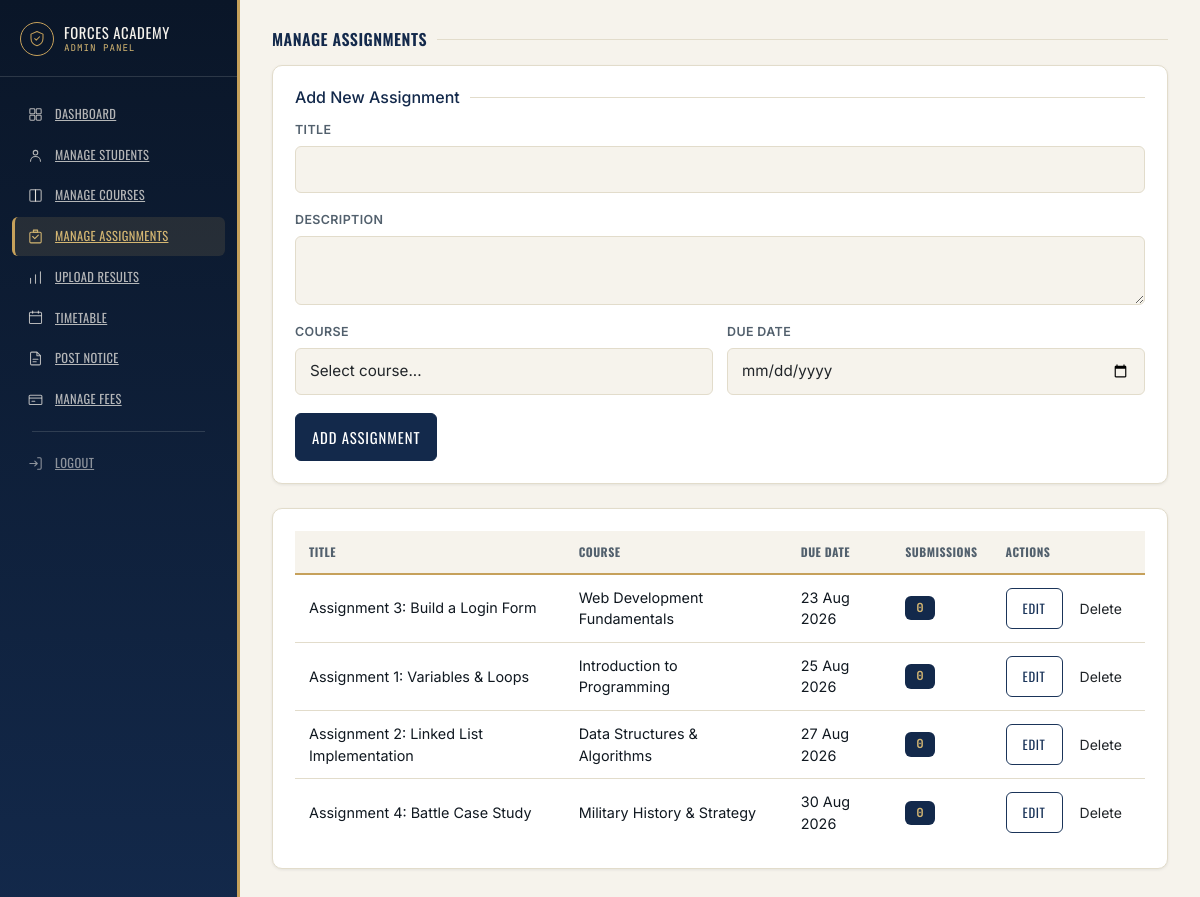
Page /admin/assignments.php (signed in) on the committed database.
### tables this page shows
CREATE TABLE IF NOT EXISTS assignments (
    id INT AUTO_INCREMENT PRIMARY KEY,
    title VARCHAR(200) NOT NULL,
    description TEXT,
    course_id INT NOT NULL,
    due_date DATE,
    created_at TIMESTAMP DEFAULT CURRENT_TIMESTAMP,
    FOREIGN KEY (course_id) REFERENCES courses(id) ON DELETE CASCADE
);

CREATE TABLE IF NOT EXISTS courses (
    id INT AUTO_INCREMENT PRIMARY KEY,
    course_name VARCHAR(150) NOT NULL,
    description TEXT,
    teacher_name VARCHAR(100),
    created_at TIMESTAMP DEFAULT CURRENT_TIMESTAMP
);

### admin/assignments.php (the view, shortened to what this page needs)
<?php
$courses = [];
$result = mysqli_query($conn, "SELECT id, course_name FROM courses ORDER BY course_name ASC");
if ($result) {
    while ($row = mysqli_fetch_assoc($result)) {
        $courses[] = $row;
    }
}
$sql = "SELECT a.id, a.title, a.description, a.due_date, c.course_name,
               (SELECT COUNT(*) FROM submissions sub WHERE sub.assignment_id = a.id) AS submission_count
        FROM assignments a
        JOIN courses c ON a.course_id = c.id
        ORDER BY a.due_date ASC";
$result = mysqli_query($conn, $sql);
$assignments = [];
if ($result) {
    while ($row = mysqli_fetch_assoc($result)) {
        $assignments[] = $row;
    }
}
?>
<!DOCTYPE html>
<html lang="en">
<head>
    <link href="https://cdn.jsdelivr.net/npm/bootstrap@5.3.7/dist/css/bootstrap.min.css" rel="stylesheet">
    <link rel="stylesheet" href="../css/style.css">
</head>
<body>
<div class="fa-shell">
    <?php include 'includes/sidebar.php'; ?>
    <main class="fa-main">
        <h3 class="fa-section-title">Manage Assignments</h3>
        <?php if (empty($courses)): ?>
            <div class="alert fa-alert fa-alert-danger mb-3">
                You need to add at least one course before you can create assignments.
                <a href="courses.php">Add a course first &rarr;</a>
            </div>
        <?php else: ?>
        <div class="fa-panel mb-4">
            <h5 class="fa-section-title" style="margin-bottom: 14px;">Add New Assignment</h5>
            <form action="actions/save_assignment.php" method="POST">
                <div class="fa-field">
                    <label>Title</label>
                    <input type="text" name="title" class="form-control fa-input" required>
                </div>
                <div class="fa-field">
                    <label>Description</label>
                    <textarea name="description" class="form-control fa-input" rows="2" required></textarea>
                </div>
                <div class="fa-row-2">
                    <div class="fa-field">
                        <label>Course</label>
                        <select name="course_id" class="form-control fa-input" required>
                            <option value="">Select course...</option>
                        </select>
                    </div>
                    <div class="fa-field">
                        <label>Due Date</label>
                        <input type="date" name="due_date" class="form-control fa-input" required>
                    </div>
                </div>
                <button type="submit" class="btn fa-btn-primary">Add Assignment</button>
            </form>
        </div>
        <?php endif; ?>
        <?php if (empty($assignments)): ?>
            <div class="fa-panel fa-empty-state">
                <h5 style="font-family: var(--font-display); text-transform: uppercase; color: var(--navy-800);">No assignments posted yet</h5>
            </div>
        <?php else: ?>
            <div class="fa-panel">
                <div class="table-responsive">
                    <table class="table fa-results-table align-middle mb-0">
                        <thead>
                            <tr>
                                <th>Title</th>
                                <th>Course</th>
                                <th>Due Date</th>
                                <th>Submissions</th>
                                <th>Actions</th>
                            </tr>
                        </thead>
                        <tbody>
                            <?php foreach ($assignments as $a): ?>
                                <tr>
                                    <td><?php echo htmlspecialchars($a['title']); ?></td>
                                    <td><?php echo htmlspecialchars($a['course_name']); ?></td>
                                    <td><?php echo date("d M Y", strtotime($a['due_date'])); ?></td>
                                    <td><span class="badge fa-badge-grade"><?php echo (int) $a['submission_count']; ?></span></td>
                                    <td>
                                        <div class="d-flex gap-2">
                                            <a href="edit_assignment.php?id=<?php echo $a['id']; ?>" class="btn btn-sm fa-btn-outline">Edit</a>
                                            <button type="button"
                                                    class="btn btn-sm fa-btn-danger"
                                                    data-bs-toggle="modal"
                                                    data-bs-target="#deleteModal"
                                                    data-assignment-id="<?php echo $a['id']; ?>"
                                                    data-assignment-title="<?php echo htmlspecialchars($a['title']); ?>">
                                                Delete
                                            </button>
                                        </div>
                                    </td>
                                </tr>
                            <?php endforeach; ?>
                        </tbody>
                    </table>
                </div>
            </div>
        <?php endif; ?>
    </main>
</div>
</body>
</html>

### css/style.css (style rules this page uses)
:root { --navy-950: #0a1628; --navy-800: #13294b; --navy-700: #1a3459; --navy-600: #1f3f66; --brass-400: #d4b672; --brass-500: #c6a15b; --brass-600: #b08d3e; --parchment-50: #f6f3ec; --parchment-100: #efe9db; --ink-900: #101820; --slate-600: #52606d; --slate-400: #8a97a3; --hairline: #e2dccb; --success-600: #2f6f4e; --success-50: #eaf4ee; --danger-600: #a6303b; --danger-50: #fbeaec; --font-display: 'Oswald', 'Arial Narrow', sans-serif; --font-body: 'Inter', -apple-system, BlinkMacSystemFont, 'Segoe UI', sans-serif; --font-mono: 'JetBrains Mono', 'SFMono-Regular', Consolas, monospace; --radius-sm: 6px; --radius-md: 10px; --radius-lg: 16px; --shadow-card: 0 1px 2px rgba(10, 22, 40, 0.06), 0 12px 32px -12px rgba(10, 22, 40, 0.18); --shadow-soft: 0 1px 3px rgba(10, 22, 40, 0.08); --ease: cubic-bezier(0.2, 0.7, 0.3, 1); }
* { box-sizing: border-box; }
body { font-family: var(--font-body); color: var(--ink-900); background: var(--parchment-50); -webkit-font-smoothing: antialiased; }
h1, h2, h3, h4, .fa-display { font-family: var(--font-display); text-transform: uppercase; letter-spacing: 0.03em; font-weight: 600; }
a { color: var(--navy-700); }
.fa-field label { font-size: 0.78rem; font-weight: 600; letter-spacing: 0.03em; text-transform: uppercase; color: var(--slate-600); margin-bottom: 6px; display: block; }
.fa-field { margin-bottom: 18px; }
.form-control.fa-input { border: 1.5px solid var(--hairline); border-radius: var(--radius-sm); padding: 11px 14px; font-size: 0.95rem; background: var(--parchment-50); transition: border-color 0.15s var(--ease), box-shadow 0.15s var(--ease), background 0.15s var(--ease); }
.fa-row-2 { display: grid; grid-template-columns: 1fr 1fr; gap: 14px; }
.btn.fa-btn-primary { background: var(--navy-800); border: 1.5px solid var(--navy-800); color: #fff; font-family: var(--font-display); text-transform: uppercase; letter-spacing: 0.06em; font-size: 0.92rem; padding: 12px 16px; border-radius: var(--radius-sm); transition: background 0.15s var(--ease), transform 0.05s var(--ease), border-color 0.15s var(--ease); }
.fa-section-title { font-size: 1rem; color: var(--navy-800); margin: 0 0 16px; display: flex; align-items: center; gap: 10px; }
.fa-section-title::after { content: ""; flex: 1; height: 1px; background: var(--hairline); }
.fa-shell { display: flex; min-height: 100vh; }
.fa-main { margin-left: 240px; width: calc(100% - 240px); padding: 30px 32px 56px; }
.fa-panel { background: #fff; border: 1px solid var(--hairline); border-radius: var(--radius-md); padding: 22px; box-shadow: var(--shadow-soft); }
.btn.fa-btn-outline { background: transparent; border: 1.5px solid var(--navy-700); color: var(--navy-700); font-family: var(--font-display); text-transform: uppercase; letter-spacing: 0.05em; font-size: 0.8rem; padding: 10px 16px; border-radius: var(--radius-sm); transition: background 0.15s var(--ease), color 0.15s var(--ease); }
.fa-results-table thead th { font-family: var(--font-display); text-transform: uppercase; letter-spacing: 0.04em; font-size: 0.74rem; color: var(--slate-600); border-bottom: 2px solid var(--brass-500); padding: 12px 14px; background: var(--parchment-50); }
.fa-results-table tbody td { font-size: 0.9rem; color: var(--ink-900); padding: 12px 14px; border-bottom: 1px solid var(--hairline); }
.fa-results-table tbody tr:last-child td { border-bottom: none; }
.badge.fa-badge-grade { background: var(--navy-800); color: var(--brass-400); font-family: var(--font-mono); letter-spacing: 0.05em; font-size: 0.78rem; padding: 6px 11px; border-radius: var(--radius-sm); }
html, body { overflow-x: hidden; max-width: 100%; }
.form-control.fa-input { transition: border-color 0.18s var(--ease), box-shadow 0.18s var(--ease), background 0.18s var(--ease), transform 0.12s var(--ease); }
.btn.fa-btn-primary, .btn.fa-btn-outline, .btn.fa-btn-danger, .btn.fa-btn-logout { transition: background 0.18s var(--ease), color 0.18s var(--ease), border-color 0.18s var(--ease), transform 0.12s var(--ease), box-shadow 0.18s var(--ease); }

### rows in the picture
assignments: title "Assignment 3: Build a Login Form", course.course_name "Web Development Fundamentals", due_date "23 Aug 2026", submission_count "0"
assignments: title "Assignment 1: Variables & Loops", course.course_name "Introduction to Programming", due_date "25 Aug 2026", submission_count "0"
assignments: title "Assignment 2: Linked List Implementation", course.course_name "Data Structures & Algorithms", due_date "27 Aug 2026", submission_count "0"
assignments: title "Assignment 4: Battle Case Study", course.course_name "Military History & Strategy", due_date "30 Aug 2026", submission_count "0"
